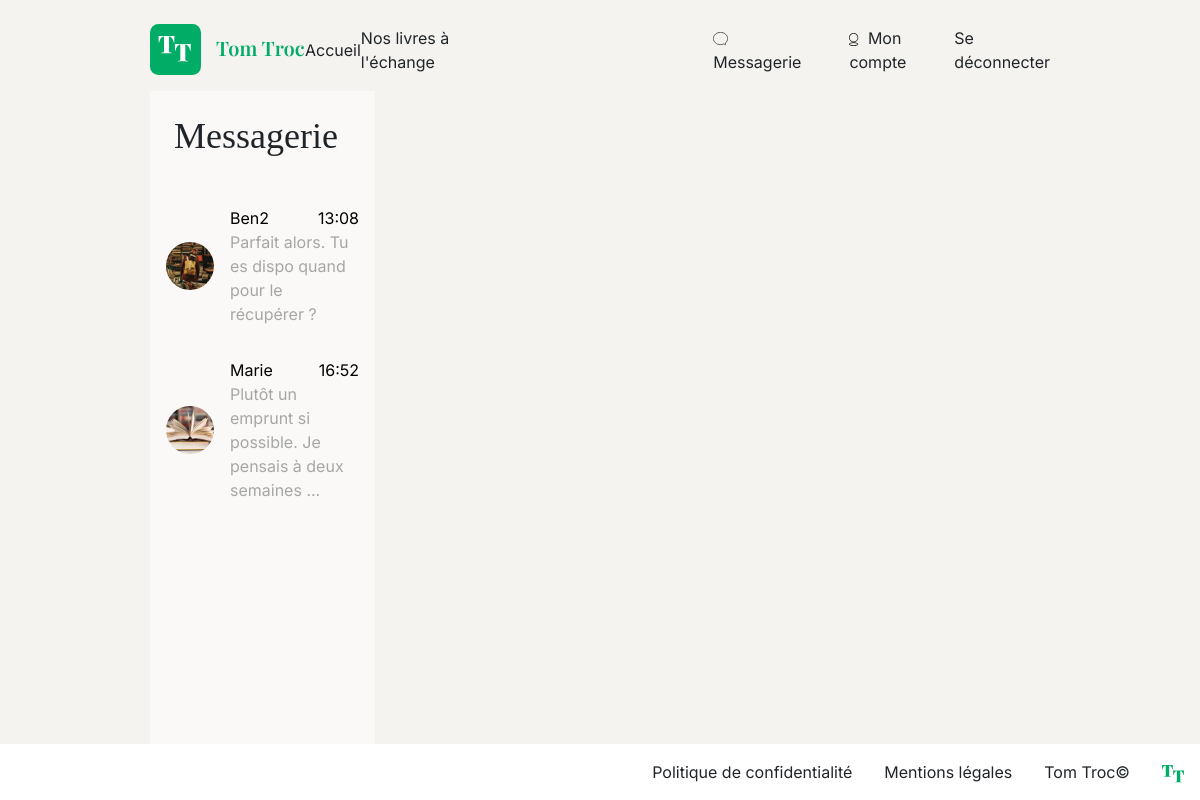
Screenshot of /index.php?action=messenger (signed in) with the database file from the repository.
### tables this page shows
CREATE TABLE IF NOT EXISTS `discussions` (
  `id` int(11) NOT NULL AUTO_INCREMENT,
  `user_1` int(11) NOT NULL,
  `user_2` int(11) NOT NULL,
  `last_message` int(11) DEFAULT NULL,
  PRIMARY KEY (`id`),
  KEY `fk_user_1` (`user_1`),
  KEY `fk_user_2` (`user_2`),
  KEY `fk_last_message` (`last_message`)
);

CREATE TABLE IF NOT EXISTS `users` (
  `id` int(11) NOT NULL AUTO_INCREMENT,
  `email` text NOT NULL,
  `password` text NOT NULL,
  `pseudo` text NOT NULL,
  `profile_picture` text,
  `created_at` datetime NOT NULL DEFAULT CURRENT_TIMESTAMP,
  PRIMARY KEY (`id`)
);

CREATE TABLE IF NOT EXISTS `message` (
  `id` int(11) NOT NULL AUTO_INCREMENT,
  `sender_id` int(11) NOT NULL,
  `sended_at` datetime NOT NULL DEFAULT CURRENT_TIMESTAMP,
  `content` text NOT NULL,
  `discussion` int(11) NOT NULL,
  PRIMARY KEY (`id`),
  KEY `fk_sender` (`sender_id`),
  KEY `fk_discussion` (`discussion`)
);

### views/View.php (called while the page is built, shortened)
<?php
class View
{
    public function render(string $viewName, array $params = []): void
    {
        $viewPath = $this->buildViewPath($viewName);
        $content = $this->_renderViewFromTemplate($viewPath, $params);
    }
    private function _renderViewFromTemplate(string $viewPath, array $params = []): string
    {
        if (file_exists($viewPath)) {
            extract($params);
            require($viewPath);
            return ob_get_clean();
        } else {
            throw new Exception("La vue '$viewPath' est introuvable.");
        }
    }
    private function buildViewPath(string $viewName): string
    {
        return TEMPLATE_VIEW_PATH . $viewName . '.php';
    }
}

### controllers/PageController.php (called while the page is built, shortened)
<?php
class PageController
{
    public function showMessenger($id): void
    {
        if ($_SESSION) {
            $userManager = new UserManager();
            $user = $userManager->findById($_SESSION['user']['id']);
            $member = '';
            $messages = [];
            $discussionsManager = new DiscussionManager();
            $discussions = $discussionsManager->findByUser($user);
            $view = new View("Messenger");
            $view->render("messenger", ['user' => $user, 'discussions' => $discussions, 'member' => $member, 'messages' => $messages]);
        } else {
            $view = new View("Login");
            $view->render("login");
        }
    }
}

### index.php (called while the page is built, shortened)
<?php
require_once __DIR__ . '/config/autoload.php';
$action = Utils::request('action', 'home');
try {
    switch ($action) {
        case 'messenger':
            $controller = new PageController();
            $id = $_GET['id'] ?? null;
            $controller->showMessenger($id);
            break;
    }
} catch (Exception $e) {
    $errorView = new View('Erreur');
    $errorView->render('errorPage', ['errorMessage' => $e->getMessage()]);
}

### config/autoload.php (called while the page is built, shortened)
<?php
spl_autoload_register(function ($className) {
    $folders = ['services', 'models', 'controllers', 'views'];
    foreach ($folders as $folder) {
        $path = $folder . '/' . $className . '.php';
        if (file_exists($path)) {
            return;
        }
    }
});

### models/DBManager.php (called while the page is built, shortened)
<?php
class DBManager
{
    private static $instance;
    private $db;
    private function __construct()
    {
        $this->db = new PDO('mysql:host=' . DB_HOST . ';dbname=' . DB_NAME . ';charset=utf8', DB_USER, DB_PASS);
        $this->db->setAttribute(PDO::ATTR_ERRMODE, PDO::ERRMODE_EXCEPTION);
        $this->db->setAttribute(PDO::ATTR_DEFAULT_FETCH_MODE, PDO::FETCH_ASSOC);
    }
    public static function getInstance(): DBManager
    {
        if (!self::$instance) {
            self::$instance = new DBManager();
        }
        return self::$instance;
    }
    public function getPDO(): PDO
    {
        return $this->db;
    }
}

### models/AbstractEntityManager.php (called while the page is built, shortened)
<?php
abstract class AbstractEntityManager
{
    public function __construct()
    {
        $this->db = DBManager::getInstance();
    }
}

### models/UserManager.php (called while the page is built, shortened)
<?php
class UserManager extends AbstractEntityManager
{
    private PDO $pdo;
    public function __construct()
    {
        $this->pdo = $this->db->getPDO();
    }
    public function findById(int $id): ?User
    {
        $stmt = $this->pdo->prepare('SELECT * FROM users WHERE id = ?');
        $stmt->execute([$id]);
        $data = $stmt->fetch();
        return $data ? new User($data) : null;
    }
}

### models/AbstractEntity.php (called while the page is built, shortened)
<?php
abstract class AbstractEntity
{
    protected int $id = -1;
    protected function hydrate(array $data): void
    {
        foreach ($data as $key => $value) {
            $method = 'set' . str_replace('_', '', ucwords($key, '_'));
        }
    }
    public function setId(int $id): void
    {
        $this->id = $id;
    }
    public function getId(): int
    {
        return $this->id;
    }
}

### models/User.php (called while the page is built, shortened)
<?php
class User extends AbstractEntity
{
    private string $pseudo = "";
    private ?string $profilePicture = null;
    public function setPseudo(string $pseudo): void
    {
        $this->pseudo = $pseudo;
    }
    public function getPseudo(): string
    {
        return $this->pseudo;
    }
    public function setCreatedAt(DateTime|string $createdAt): void
    {
        if (is_string($createdAt)) {
            $createdAt = new DateTime($createdAt);
        }
    }
    public function setProfilePicture(?string $profilePicture): void
    {
        $this->profilePicture = $profilePicture;
    }
    public function getProfilePicture(): ?string
    {
        return $this->profilePicture;
    }
}

### models/DiscussionManager.php (called while the page is built, shortened)
<?php
class DiscussionManager extends AbstractEntityManager
{
    private PDO $pdo;
    public function __construct()
    {
        $this->pdo = $this->db->getPDO();
    }
    public function findByUser(User $user): array
    {
        $sql = '
            SELECT d.*,
            m.id AS last_message_id,
                m.content AS last_message_content,
                m.sended_at AS last_message_date,
                m.sender_id AS last_message_sender_id,
                u.id AS other_user_id,
                u.pseudo AS other_user_pseudo,
                u.profile_picture AS other_user_profile_picture
            FROM discussions d
            LEFT JOIN message m ON m.id = (
                SELECT id
                FROM message
                WHERE id = d.last_message
                ORDER BY sended_at DESC
                LIMIT 1
            )
            LEFT JOIN users u ON u.id =
            CASE
            WHEN d.user_1 = ? THEN d.user_2
            ELSE d.user_1
            END
            WHERE d.user_1 = ? OR d.user_2 = ?
        ';
        $stmt = $this->pdo->prepare($sql);
        $stmt->execute([$user->getId(), $user->getId(), $user->getId()]);
        $discussions = [];
        while ($row = $stmt->fetch()) {
            $discussion = new Discussion($row);
            if ($row['last_message_id']) {
                $discussion->setMessage(new Message([
                    'id' => $row['last_message_id'],
                    'content' => $row['last_message_content'],
                    'sended_at' => $row['last_message_date'],
                    'sender_id' => $row['last_message_sender_id'],
                ]));
                $discussion->setOtherUser(new User([
                    'id' => $row['other_user_id'],
                    'pseudo' => $row['other_user_pseudo'],
                    'profile_picture' => $row['other_user_profile_picture'],
                ]));
            }
            $discussions[] = $discussion;
        }
        return $discussions;
    }
}

### models/Message.php (called while the page is built, shortened)
<?php
class Message extends AbstractEntity
{
    private ?DateTime $sendedAt = null;
    private string $content = "";
    public function setSendedAt(DateTime|string $sendedAt): void
    {
        if (is_string($sendedAt)) {
            $sendedAt = new DateTime($sendedAt);
        }
        $this->sendedAt = $sendedAt;
    }
    public function getSendedAt(): DateTime
    {
        return $this->sendedAt;
    }
    public function setContent(string $content): void
    {
        $this->content = $content;
    }
    public function getContent(): string
    {
        return $this->content;
    }
}

### models/Discussion.php (called while the page is built, shortened)
<?php
class Discussion extends AbstractEntity
{
    private ?Message $message = null;
    private ?User $otherUser = null;
    public function setMessage(Message $message): void
    {
        $this->message = $message;
    }
    public function getMessage(): ?Message
    {
        return $this->message;
    }
    public function setOtherUser(User $otherUser): void
    {
        $this->otherUser = $otherUser;
    }
    public function getOtherUser(): ?User
    {
        return $this->otherUser;
    }
}

### views/templates/messenger.php (the view, shortened to what this page needs)
<div class="bg-brown flex-grow-1 d-flex">
    <main class="d-flex flex-row justify-content-center mx-auto my-0 col-12 col-lg-9 position-relative">
        <div class="col-lg-3 col-12 h-auto bg-lightgrey">
            <h1 class="py-4 px-3 px-lg-4">Messagerie</h1>
            <?php if ($discussions) { ?>
                <table class="table align-middle">
                    <tbody class="discussion-table">
                        <?php foreach ($discussions as $discussion) { ?>
                            <tr class="pointer <?= ($member && $member->getId() === $discussion->getOtherUser()->getId()) ? 'active-discussion' : '' ?>" data-href="index.php?action=messenger&id=<?= htmlspecialchars($discussion->getOtherUser()->getId()) ?>">
                                <td class="px-4 px-lg-3 py-2 d-flex align-items-center">
                                    <?php if (!$discussion->getOtherUser()->getProfilePicture()) { ?>
                                        <img width='48' height='48' src="./assets/profil/profil.webp" alt="Photo de profil" class="profile-pic rounded-pill">
                                    <?php } else { ?>
                                        <img width='48' height='48' src="<?= htmlspecialchars($discussion->getOtherUser()->getProfilePicture()) ?>" alt="Photo de profil" class="profile-pic rounded-pill">
                                    <?php } ?>
                                    <div class="d-flex flex-column w-100 ms-3 my-2">
                                        <div class="d-flex justify-content-between w-100">
                                            <span><?= htmlspecialchars($discussion->getOtherUser()->getPseudo()) ?></span>
                                            <span><?= htmlspecialchars($discussion->getMessage()->getSendedAt()->format('H:i')) ?></span>
                                        </div>
                                        <span class="text-grey">
                                            <?php
                                            $description = $discussion->getMessage()->getContent();
                                            if (strlen($description) > 60) {
                                                $description = substr($description, 0, 60) . '...';
                                            };
                                            echo htmlspecialchars($description);
                                            ?>
                                        </span>
                                    </div>
                                </td>
                            </tr>
                        <?php } ?>
                    </tbody>
                </table>
            <?php } else { ?>
                <div class="p-4">Vous n'avez pas de conversation en cours</div>
            <?php  } ?>
        </div>
        <section class="w-75 p-4 d-none d-lg-flex">
        </section>
    </main>
</div>

### css/global.css (style rules this page uses)
* { transition: all 0.3s; }
body { background-color: #faf9f7; font-family: "Inter", sans-serif; min-height: 100vh; display: flex; flex-direction: column; justify-content: space-between; }
header, .bg-brown { background-color: #f5f3ef; }
h1, h2, h3, h4 { font-weight: 400; }
h1, h2, .font-playfair { font-family: "Playfair Display", serif; font-weight: 400; }
h1 { font-size: 36px; }
.bg-lightgrey { background-color: #faf9f7; }
.text-grey { color: #a6a6a6; }
.pointer { cursor: pointer; }
.discussion-table tr, .discussion-table td { background-color: transparent !important; border-width: 0 !important; }

### rows the page displays
discussions: user_1.profile_picture (picture), user_1.pseudo "Ben2", last_message.sended_at "13:08", last_message.content "Parfait alors. Tu es dispo quand pour le récupérer ?"
discussions: user_1.profile_picture (picture), user_1.pseudo "Marie", last_message.sended_at "16:52", last_message.content "Plutôt un emprunt si possible. Je pensais à deux semaines ..."
